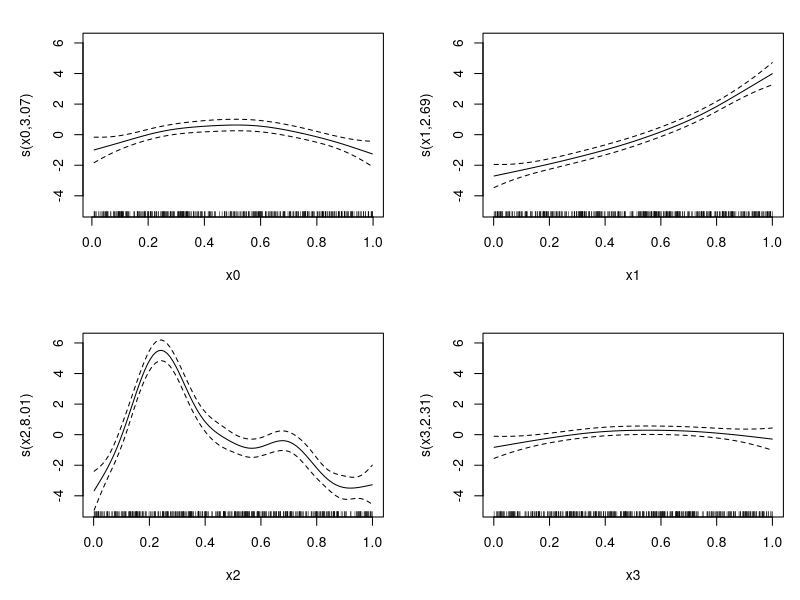

This chart was generated by the following R code:
library(mgcv)


### Name: scat
### Title: GAM scaled t family for heavy tailed data
### Aliases: scat t.scaled
### Keywords: models regression

### ** Examples

library(mgcv)
## Simulate some t data...
set.seed(3);n<-400
dat <- gamSim(1,n=n)
dat$y <- dat$f + rt(n,df=4)*2

b <- gam(y~s(x0)+s(x1)+s(x2)+s(x3),family=scat(link="identity"),data=dat)

b
plot(b,pages=1)
